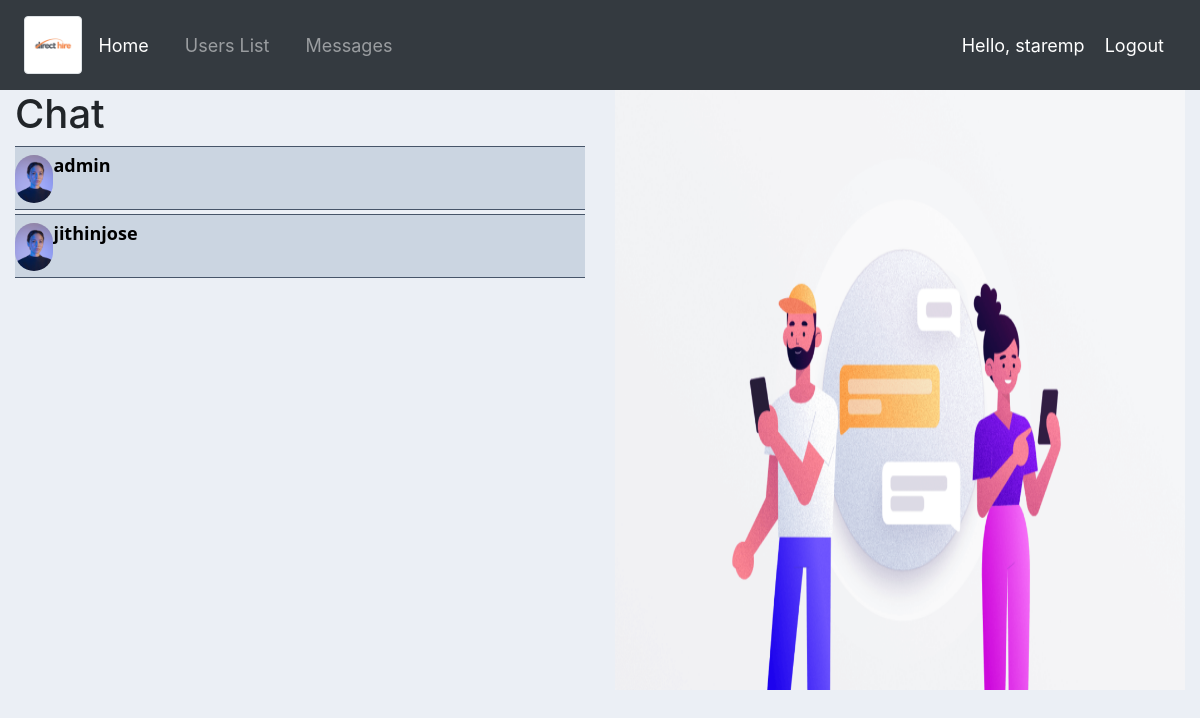
Page /chat/users/ (signed in) on the earlier database version.
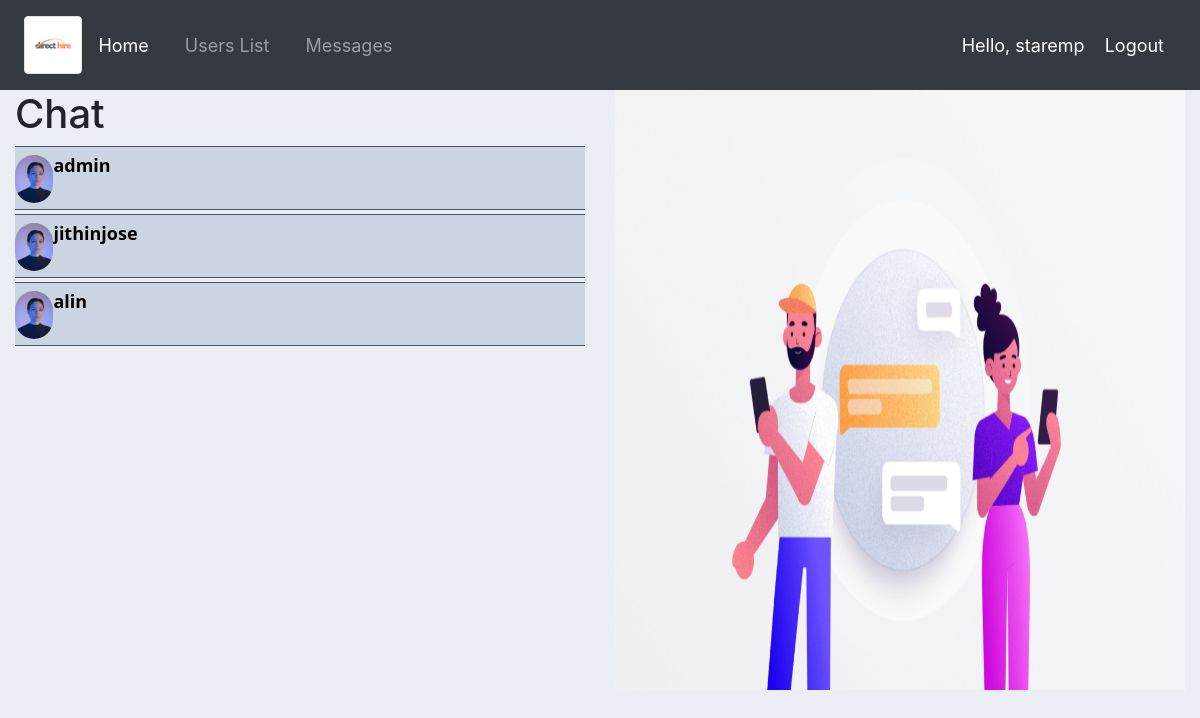
Same page on the later database version.
### accounts/models.py (models this page shows)
class NewUser(AbstractUser):
    USER_TYPE_CHOICES = (
        (1, 'customer'),
        (2, 'employee'),
        (3, 'admin'),
    )
    user_type = models.PositiveSmallIntegerField(choices=USER_TYPE_CHOICES, null=True, blank=True)

### chat/views.py (the view)
# urls.py: path('users/', UserListsView.as_view(), name='users_list'),
class UserListsView(LoginRequiredMixin, ListView):
    model = NewUser
    template_name = 'users_list.html'
    context_object_name = 'users'
    login_url = '/login2/'
    def get_context_data(self, **kwargs):
        context = super().get_context_data(**kwargs)
        user = NewUser.objects.get(pk=self.request.user.pk)
        context['users'] = NewUser.objects.exclude(pk=user.pk)
        return context

### chat/templates/users_list.html (shortened to what this page needs)
<!DOCTYPE html>
<html>
	{% load static %}
    {% load tailwind_filters %}
{% load crispy_forms_tags %}
{% load tailwind_filters %}
<head>
	<link rel="stylesheet" href="https://stackpath.bootstrapcdn.com/bootstrap/4.1.3/css/bootstrap.min.css">
	<link rel="stylesheet" href="https://use.fontawesome.com/releases/v5.6.1/css/all.css">
	<link href="{% static "css/output.css" %}" rel="stylesheet">
</head>
{% include 'navbar2.html' %}
<body>
    {% block content %}
    <div class="container-fluid">
        <div class="row">
            <div class="col-md-6">
                {% block contacts %}
                <h1>Chat</h1>
                {% for u in users %}
                <div class="mb-1 bg-slate-300 h-16  flex flex-row border-y border-slate-600 cursor-pointer"
                    onclick="location.href='{% url 'chat:inbox' u %}';">
                    <img class="block rounded-full h-12 mx-auto mt-2 ml-2" src="{% static '/images/default-user3.jpg' %}" alt="User">
                    <div class="flex flex-col flex-nowrap overflow-y-scroll overflow-x-hidden ml-4 my-1 mx-auto text-start space-x-1 truncate">
                        <p class="text-black text-lg text-left font-semibold font-sans">
                            {{u}}
                        </p>
                    </div>
                    <div class="grow"></div>
                </div>
                {% endfor %}
                {% endblock %}
            </div>
            <div class="col-md-6">
                {% block message %}
                <div class="bg-gray-300 h-[600px]">
                    <div class="flex h-[100%] w-full">
                        <div class="bg-slate-400 rounded-md font-medium">
                            <img class="flex h-full w-full" src="{% static '/images/welcome_img.png' %}" alt="Welcome">
                        </div>
                    </div>
                </div>
                {% endblock %}
            </div>
        </div>
    </div>
    {% endblock %}
</body>
</html>

Differences in the rows shown:
added NewUser: username "alin"
